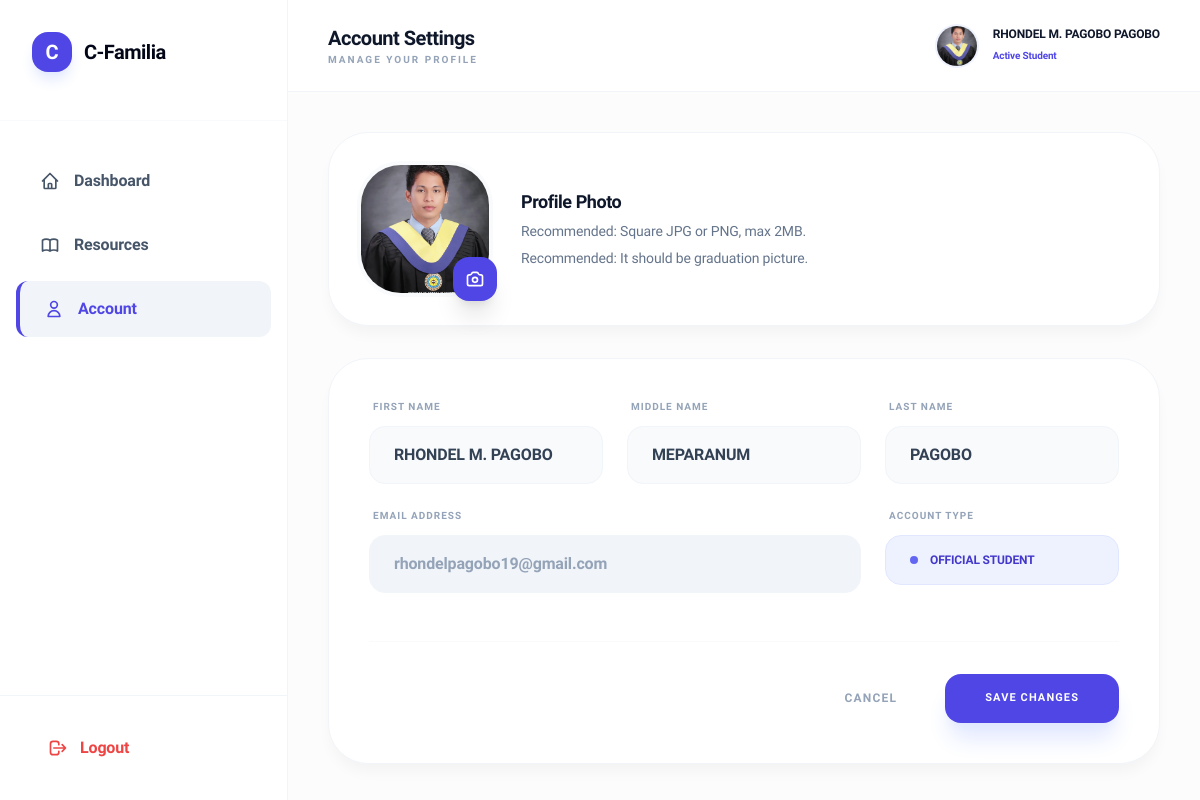
The app's page /student_profile.php (signed in), older data.
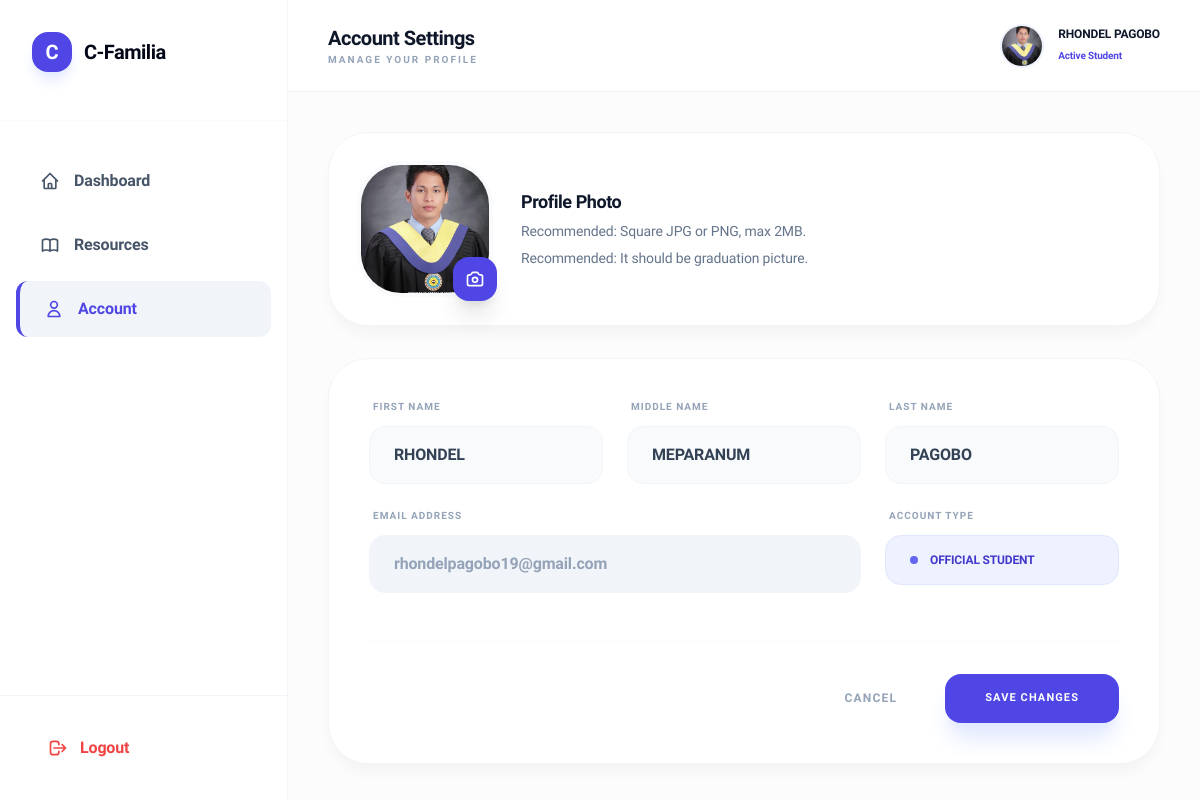
The same page, newer data.
### tables this page shows
CREATE TABLE `users` (
  `id` int(11) NOT NULL,
  `firstname` varchar(100) NOT NULL,
  `middlename` varchar(100) NOT NULL,
  `lastname` varchar(100) NOT NULL,
  `email` varchar(100) NOT NULL,
  `password` varchar(255) NOT NULL,
  `role` enum('admin','student') DEFAULT 'student',
  `profile_pic` varchar(255) DEFAULT NULL,
  `created_at` timestamp NOT NULL DEFAULT current_timestamp()
);

### student_profile.php (the view, shortened to what the changed rows need)
<?php
include 'db.php';
$user_id = $_SESSION['user_id'];
$user_query = mysqli_query($conn, "SELECT * FROM users WHERE id = '$user_id'");
$user = mysqli_fetch_assoc($user_query);
?>
<!DOCTYPE html>
<html lang="en">
<head>
    <script src="https://cdn.tailwindcss.com"></script>
</head>
<body class="bg-[#fcfcfd] text-slate-900">
    <div class="flex min-h-screen">
        <main class="flex-1 min-w-0">
            <header class="bg-white/95 backdrop-blur-sm border-b border-slate-100 px-10 py-6 flex justify-between items-center sticky top-0 z-40">
                <div>
                    <h2 class="text-xl font-black text-slate-900 tracking-tight">Account Settings</h2>
                </div>
                <div class="flex items-center gap-4">
                    <img src="<?= $user['profile_pic'] ? 'uploads/profiles/'.$user['profile_pic'] : 'https://ui-avatars.com/api/?name='.urlencode($user['firstname'].' '.$user['lastname']).'&background=4f46e5&color=fff' ?>"
                         class="w-10 h-10 rounded-full object-cover ring-2 ring-indigo-50">
                    <div>
                        <span class="text-xs font-bold text-slate-900 block"><?= $user['firstname'] ?> <?= $user['lastname'] ?></span>
                        <span class="text-[10px] font-semibold text-indigo-600">Active Student</span>
                    </div>
                </div>
            </header>
            <div class="p-10 max-w-8xl mx-auto">
                <form action="" method="POST" enctype="multipart/form-data" class="space-y-8">
                    <div class="glass-card rounded-[2.5rem] p-8 flex flex-col md:flex-row items-center gap-8">
                        <div class="relative group">
                            <div class="w-32 h-32 rounded-[2.5rem] overflow-hidden ring-4 ring-slate-50 shadow-inner">
                                <img id="preview" src="<?= $user['profile_pic'] ? 'uploads/profiles/'.$user['profile_pic'] : 'https://ui-avatars.com/api/?name='.urlencode($user['firstname'] . ' ' . $user['lastname']).'&background=4f46e5&color=fff' ?>"
                                     class="w-full h-full object-cover">
                            </div>
                        </div>
                    </div>
                    <div class="glass-card rounded-[2.5rem] p-10">
                        <div class="grid grid-cols-1 md:grid-cols-3 gap-6">
                            <div>
                                <label class="text-[10px] font-black uppercase text-slate-400 mb-3 block ml-1 tracking-widest">First Name</label>
                                <input type="text" name="firstname" value="<?= $user['firstname'] ?>" required
                                       class="w-full px-6 py-4 rounded-2xl border border-slate-100 bg-slate-50 focus:bg-white focus:ring-4 focus:ring-indigo-500/10 focus:border-indigo-600 outline-none transition-all font-bold text-slate-700">
                            </div>
                            <div>
                                <label class="text-[10px] font-black uppercase text-slate-400 mb-3 block ml-1 tracking-widest">Middle Name</label>
                                <input type="text" name="middlename" value="<?= $user['middlename'] ?>"
                                       class="w-full px-6 py-4 rounded-2xl border border-slate-100 bg-slate-50 focus:bg-white focus:ring-4 focus:ring-indigo-500/10 focus:border-indigo-600 outline-none transition-all font-bold text-slate-700">
                            </div>
                            <div>
                                <label class="text-[10px] font-black uppercase text-slate-400 mb-3 block ml-1 tracking-widest">Last Name</label>
                                <input type="text" name="lastname" value="<?= $user['lastname'] ?>" required
                                       class="w-full px-6 py-4 rounded-2xl border border-slate-100 bg-slate-50 focus:bg-white focus:ring-4 focus:ring-indigo-500/10 focus:border-indigo-600 outline-none transition-all font-bold text-slate-700">
                            </div>
                            <div class="md:col-span-2">
                                <label class="text-[10px] font-black uppercase text-slate-400 mb-3 block ml-1 tracking-widest">Email Address</label>
                                <input type="email" value="<?= $user['email'] ?>" disabled
                                       class="w-full px-6 py-4 rounded-2xl border border-slate-100 bg-slate-100 text-slate-400 font-bold cursor-not-allowed">
                            </div>
                        </div>
                    </div>
                </form>
            </div>
        </main>
    </div>
</body>
</html>

Row changes from the older to the newer data that the page shows:
changed users "PAGOBO": firstname "RHONDEL M. PAGOBO" → "RHONDEL"
